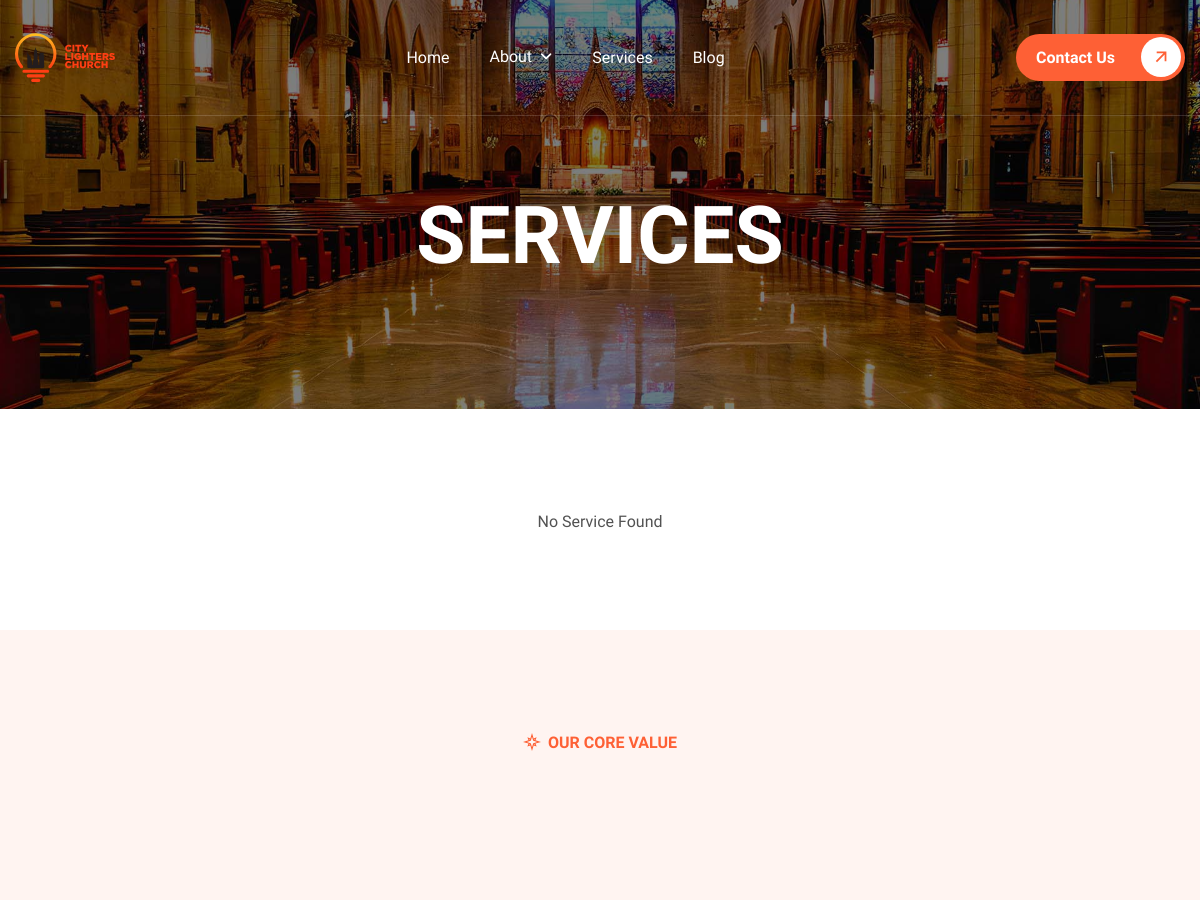
The page /services/ (upper part) on the database as committed earlier.
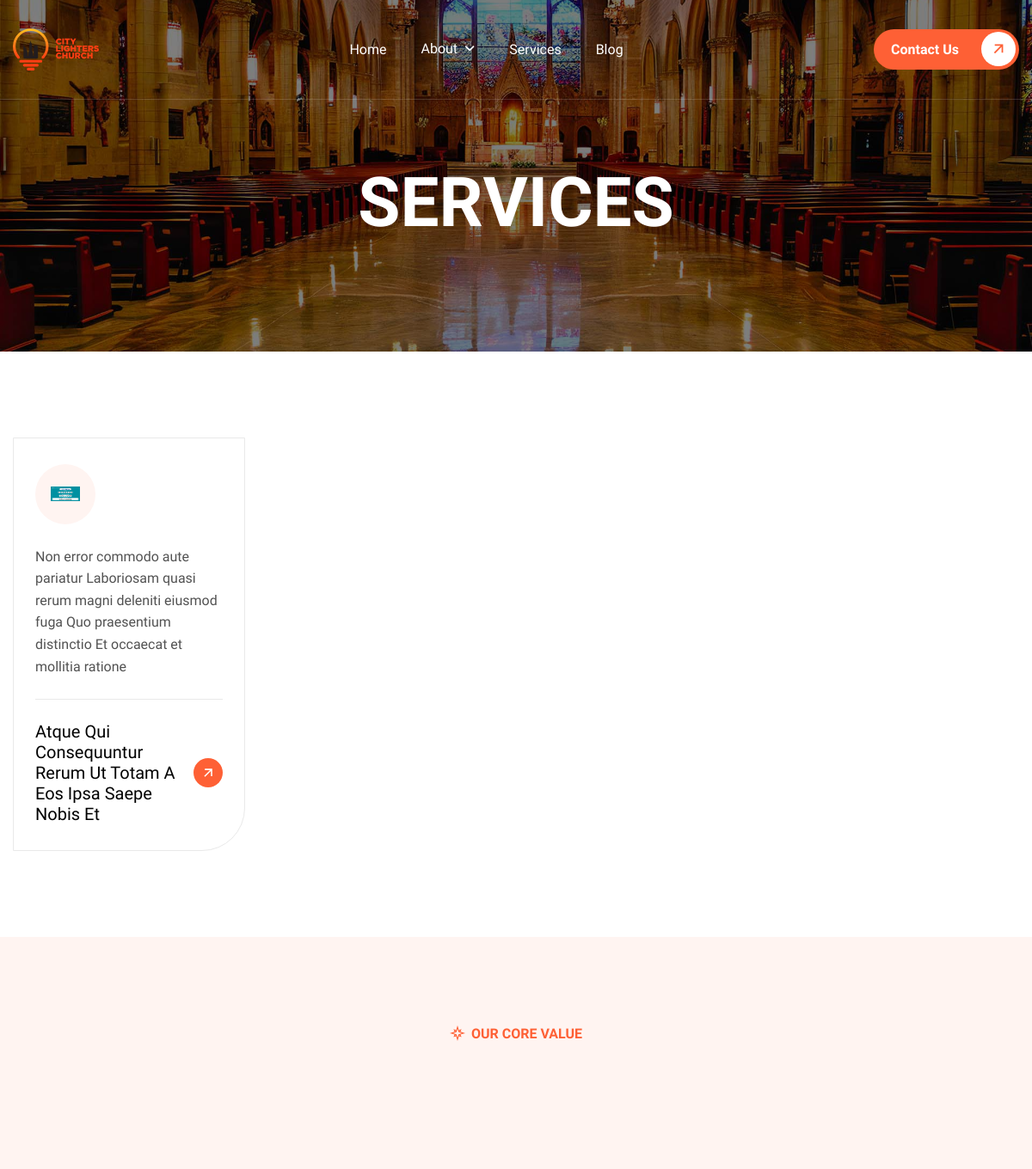
The same page on the database as committed later.
### app/models.py (models this page shows, shortened)
class Service(models.Model):
    title =  models.CharField(max_length=220, unique=True)
    slug = models.SlugField(max_length=255, unique=True)
    overview = models.TextField(max_length=300)
    icon = models.ImageField(upload_to="services/icon/")
    description = models.TextField(null=True, blank=True)
    is_active = models.BooleanField(default=True)
    created_at = models.DateTimeField(auto_now_add=True)
    updated_at = models.DateTimeField(auto_now=True)
    def get_absolute_url(self):
        return reverse('service_details', kwargs={'slug':self.slug})
    class Meta:
        ordering = ('is_active', 'created_at')

### app/views.py (the view)
# urls.py: path('services/', views.services, name='services'),
def services(request):
    context = {
        'title': 'Services',
        'services': Service.objects.filter(is_active=True)
    }
    return render(request, 'service.html', context)

### templates/service.html (shortened to what this page needs)
{% extends 'base.html' %}
{% block content %}
    <div class="page-services">
        <div class="container">
            {% include 'partials/service.html' %}
        </div>
    </div>
    <div class="core-value">
        <div class="container">
            <div class="row align-items-center section-row">
                <div class="col-lg-12">
                    <div class="section-title">
                        <h3 class="wow fadeInUp">our core value</h3>
                        <h2 class="text-anime-style-2" data-cursor="-opaque">Foundations of Our Faith and <span>Community Life</span></h2>
                    </div>
                </div>
            </div>
        </div>
    </div>
{% endblock %}

### templates/partials/service.html
{% if services %}
    <div class="row">
        {% for service in services %}
        <div class="col-lg-3 col-md-6">
            <div class="service-item wow fadeInUp">
                <div class="icon-box">
                    <img src="{{ service.icon.url }}" alt="">
                </div>
                <div class="service-body">
                    <p>{{ service.overview|default:'No Overview' }}</p>
                </div>
                <div class="service-footer">
                    <div class="service-content">
                        <h3>{{ service.title }}</h3>
                    </div>
                    <div class="service-btn">
                        <a href="{{ service.get_absolute_url }}" class="readmore-btn"><img src="/static/images/arrow-white.svg" alt=""></a>
                    </div>
                </div>
            </div>
        </div>
        {% endfor %}
    </div>
{% else %}
    <p class="text-center">No Service Found</p>
{% endif %}

Rows that differ between the two databases and show on the page:
added Service: icon (picture), overview "Non error commodo aute pariatur Laboriosam quasi rerum magni deleniti eiusmod fuga Quo praesentium distinctio Et occaecat et mollitia ratione", title "Atque Qui Consequuntur Rerum Ut Totam A Eos Ipsa Saepe Nobis Et"
Other text that changed with them:
text no longer shown: "No Service Found"
